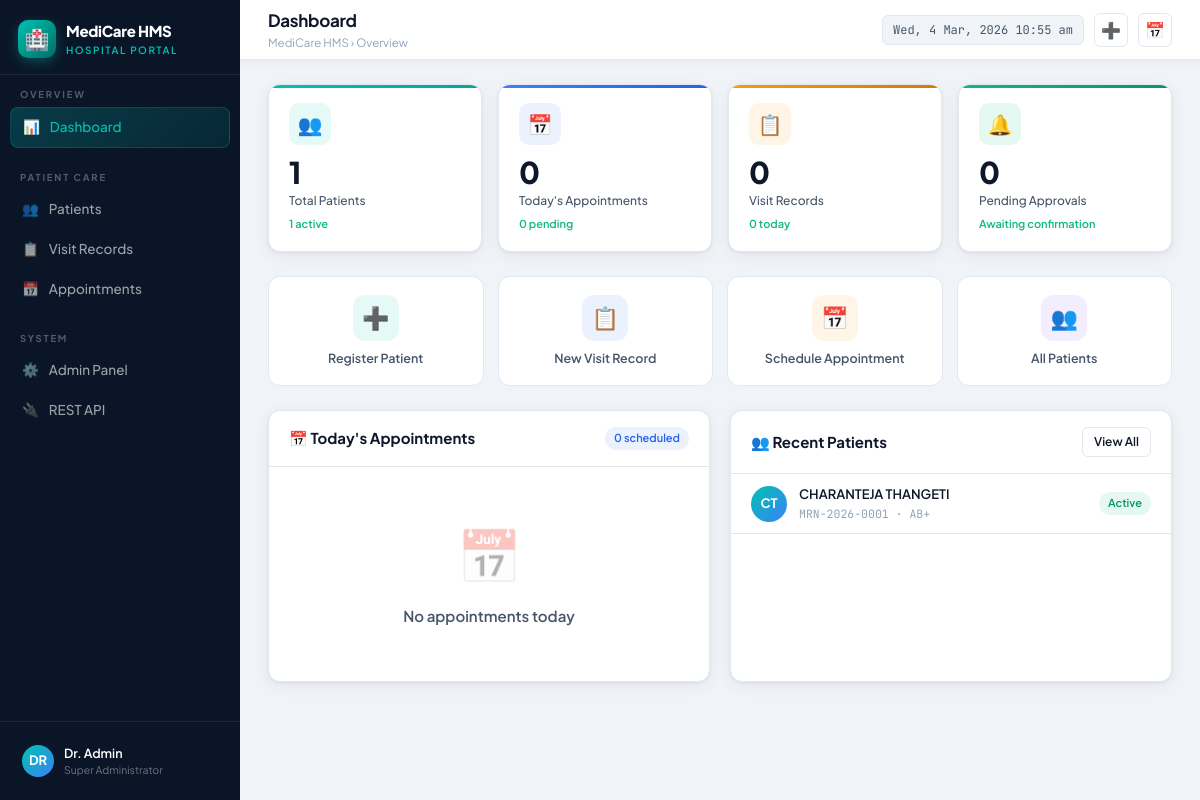
/dashboard/, run on the app's committed database.
### patients/models.py (models this page shows, shortened)
class Patient(models.Model):
    GENDER_CHOICES = [('Male', 'Male'), ('Female', 'Female'), ('Other', 'Other')]
    BLOOD_CHOICES = [('A+', 'A+'), ('A-', 'A-'), ('B+', 'B+'), ('B-', 'B-'),
                     ('O+', 'O+'), ('O-', 'O-'), ('AB+', 'AB+'), ('AB-', 'AB-'), ('Unknown', 'Unknown')]
    STATUS_CHOICES = [('Active', 'Active'), ('Inactive', 'Inactive'), ('Discharged', 'Discharged')]
    mrn = models.CharField(max_length=30, unique=True, blank=True)
    first_name = models.CharField(max_length=100)
    last_name = models.CharField(max_length=100)
    date_of_birth = models.DateField()
    gender = models.CharField(max_length=10, choices=GENDER_CHOICES)
    blood_group = models.CharField(max_length=10, choices=BLOOD_CHOICES, blank=True)
    photo = models.ImageField(upload_to='patient_photos/', null=True, blank=True)
    phone = models.CharField(max_length=20)
    email = models.EmailField(blank=True)
    address = models.TextField(blank=True)
    city = models.CharField(max_length=100, blank=True)
    state = models.CharField(max_length=100, blank=True)
    pincode = models.CharField(max_length=10, blank=True)
    emergency_contact_name = models.CharField(max_length=200, blank=True)
    emergency_contact_phone = models.CharField(max_length=20, blank=True)
    emergency_contact_relation = models.CharField(max_length=100, blank=True)
    allergies = models.TextField(blank=True, default='None')
    chronic_conditions = models.TextField(blank=True)
    current_medications = models.TextField(blank=True)
    past_surgical_history = models.TextField(blank=True)
    family_history = models.TextField(blank=True)
    insurance_provider = models.CharField(max_length=200, blank=True)
    insurance_policy_number = models.CharField(max_length=100, blank=True)
    insurance_expiry = models.DateField(null=True, blank=True)
    status = models.CharField(max_length=20, choices=STATUS_CHOICES, default='Active')
    notes = models.TextField(blank=True)
    created_at = models.DateTimeField(auto_now_add=True)
    updated_at = models.DateTimeField(auto_now=True)
    class Meta:
        ordering = ['-created_at']
    @property
    def full_name(self):
        return f"{self.first_name} {self.last_name}"

### patients/views.py (the view)
# urls.py: path('', lambda request: redirect('dashboard'), name='home'),
def dashboard(request):
    today = date.today()
    ctx = {
        'total_patients': Patient.objects.count(),
        'active_patients': Patient.objects.filter(status='Active').count(),
        'today_appointments': Appointment.objects.filter(appointment_date=today).count(),
        'pending_appointments': Appointment.objects.filter(status='Pending').count(),
        'total_visits': VisitRecord.objects.count(),
        'today_visits': VisitRecord.objects.filter(visit_date=today).count(),
        'recent_patients': Patient.objects.order_by('-created_at')[:6],
        'today_appts': Appointment.objects.filter(appointment_date=today).order_by('appointment_time'),
        'upcoming_appts': Appointment.objects.filter(
            appointment_date__gte=today, status__in=['Pending','Confirmed']
        ).order_by('appointment_date', 'appointment_time')[:5],
        'page': 'dashboard',
    }
    return render(request, 'patients/dashboard.html', ctx)

### templates/patients/dashboard.html (shortened to what this page needs)
{% extends "patients/base.html" %}
{% block page_title %}Dashboard{% endblock %}
{% block breadcrumb %}Overview{% endblock %}
{% block content %}
<div class="stats-row">
  <div class="stat-card c-teal">
    <div class="stat-icon c-teal">👥</div>
    <div class="stat-value">{{ total_patients }}</div>
    <div class="stat-label">Total Patients</div>
    <div class="stat-sub">{{ active_patients }} active</div>
  </div>
  <div class="stat-card c-blue">
    <div class="stat-icon c-blue">📅</div>
    <div class="stat-value">{{ today_appointments }}</div>
    <div class="stat-label">Today's Appointments</div>
    <div class="stat-sub">{{ pending_appointments }} pending</div>
  </div>
  <div class="stat-card c-amber">
    <div class="stat-icon c-amber">📋</div>
    <div class="stat-value">{{ total_visits }}</div>
    <div class="stat-label">Visit Records</div>
    <div class="stat-sub">{{ today_visits }} today</div>
  </div>
  <div class="stat-card c-green">
    <div class="stat-icon c-green">🔔</div>
    <div class="stat-value">{{ pending_appointments }}</div>
    <div class="stat-label">Pending Approvals</div>
    <div class="stat-sub">Awaiting confirmation</div>
  </div>
</div>
<div class="quick-grid">
  <a href="{% url 'patient_add' %}" class="qa">
    <div class="qa-icon" style="background:rgba(0,194,178,.1)">➕</div>
    <div class="qa-lbl">Register Patient</div>
  </a>
  <a href="{% url 'visit_add' %}" class="qa">
    <div class="qa-icon" style="background:rgba(59,130,246,.1)">📋</div>
    <div class="qa-lbl">New Visit Record</div>
  </a>
  <a href="{% url 'appointment_add' %}" class="qa">
    <div class="qa-icon" style="background:rgba(245,158,11,.1)">📅</div>
    <div class="qa-lbl">Schedule Appointment</div>
  </a>
  <a href="{% url 'patient_list' %}" class="qa">
    <div class="qa-icon" style="background:rgba(139,92,246,.1)">👥</div>
    <div class="qa-lbl">All Patients</div>
  </a>
</div>
<div class="dash-grid">
  <div class="card">
    <div class="card-header">
      <span class="card-title">📅 Today's Appointments</span>
      <span class="badge badge-blue">{{ today_appointments }} scheduled</span>
    </div>
    {% if today_appts %}
      {% for a in today_appts %}
      <div style="display:flex;align-items:center;gap:12px;padding:11px 20px;border-bottom:1px solid var(--border)">
        <div style="font-family:var(--mono);font-size:12px;font-weight:700;color:var(--blue);width:48px;flex-shrink:0">{{ a.appointment_time|time:"H:i" }}</div>
        <div style="flex:1;min-width:0">
          <div style="font-weight:600;font-size:13px;white-space:nowrap;overflow:hidden;text-overflow:ellipsis">{{ a.patient.full_name }}</div>
          <div style="font-size:11.5px;color:var(--text3)">{{ a.doctor }} · {{ a.department }}</div>
        </div>
        <span class="badge {% if a.status == 'Confirmed' %}badge-green{% elif a.status == 'Pending' %}badge-amber{% else %}badge-slate{% endif %}">{{ a.status }}</span>
      </div>
      {% endfor %}
    {% else %}
      <div class="empty-state"><div class="empty-icon">📅</div><div class="empty-text">No appointments today</div></div>
    {% endif %}
  </div>
  <div class="card">
    <div class="card-header">
      <span class="card-title">👥 Recent Patients</span>
      <a href="{% url 'patient_list' %}" class="btn btn-secondary btn-sm">View All</a>
    </div>
    {% for p in recent_patients %}
    <div style="display:flex;align-items:center;gap:12px;padding:11px 20px;border-bottom:1px solid var(--border)">
      <div style="width:36px;height:36px;border-radius:50%;background:linear-gradient(135deg,var(--teal),var(--blue));display:flex;align-items:center;justify-content:center;color:#fff;font-weight:700;font-size:13px;flex-shrink:0">
        {{ p.first_name|first }}{{ p.last_name|first }}
      </div>
      <div style="flex:1;min-width:0">
        <div style="font-weight:600;font-size:13px"><a href="{% url 'patient_detail' p.pk %}" style="color:var(--text);text-decoration:none">{{ p.full_name }}</a></div>
        <div style="font-size:11.5px;color:var(--text3);font-family:var(--mono)">{{ p.mrn }} · {{ p.blood_group }}</div>
      </div>
      <span class="badge {% if p.status == 'Active' %}badge-green{% else %}badge-slate{% endif %}">{{ p.status }}</span>
    </div>
    {% endfor %}
  </div>
</div>
{% endblock %}

### templates/patients/base.html (style rules this page uses)
*,*::before,*::after { box-sizing:border-box;margin:0;padding:0 }
:root { --navy:#0A1628;--navy2:#0F2044;--navy3:#162B56; --teal:#00C2B2;--teal2:#00A89A;--teal3:rgba(0,194,178,.12);--teal4:rgba(0,194,178,.06); --blue:#3B82F6;--blue2:#2563EB; --amber:#F59E0B;--red:#EF4444;--green:#10B981;--purple:#8B5CF6; --slate:#64748B;--slate2:#94A3B8;--slate3:#CBD5E1; --bg:#F0F4F8;--card:#FFFFFF;--border:#E2E8F0; --text:#0F172A;--text2:#475569;--text3:#94A3B8; --shadow:0 1px 3px rgba(0,0,0,.06),0 4px 16px rgba(0,0,0,.06); --shadow2:0 4px 24px rgba(0,0,0,.10); --radius:12px;--radius2:8px;--radius3:6px; --font:'Plus Jakarta Sans',sans-serif;--mono:'JetBrains Mono',monospace; --sidebar:240px; }
body { font-family:var(--font);background:var(--bg);color:var(--text);font-size:14px;line-height:1.5 }
.card { background:var(--card);border-radius:var(--radius);border:1px solid var(--border);box-shadow:var(--shadow) }
.card-header { padding:16px 20px;border-bottom:1px solid var(--border);display:flex;align-items:center;justify-content:space-between;flex-wrap:wrap;gap:10px }
.card-title { font-size:15px;font-weight:700 }
.stats-row { display:grid;grid-template-columns:repeat(4,1fr);gap:16px;margin-bottom:24px }
.stat-card { background:var(--card);border-radius:var(--radius);border:1px solid var(--border);padding:18px 20px;box-shadow:var(--shadow);position:relative;overflow:hidden;transition:all .2s;cursor:default }
.stat-card::before { content:'';position:absolute;top:0;left:0;right:0;height:3px }
.stat-card.c-teal::before { background:linear-gradient(90deg,var(--teal),var(--teal2)) }
.stat-card.c-blue::before { background:linear-gradient(90deg,var(--blue),var(--blue2)) }
.stat-card.c-amber::before { background:linear-gradient(90deg,var(--amber),#D97706) }
.stat-card.c-green::before { background:linear-gradient(90deg,var(--green),#059669) }
.stat-icon { width:42px;height:42px;border-radius:10px;display:flex;align-items:center;justify-content:center;font-size:20px;margin-bottom:12px }
.stat-icon.c-teal { background:rgba(0,194,178,.1) }
.stat-icon.c-blue { background:rgba(59,130,246,.1) }
.stat-icon.c-amber { background:rgba(245,158,11,.1) }
.stat-icon.c-green { background:rgba(16,185,129,.1) }
.stat-value { font-size:30px;font-weight:800;letter-spacing:-1px;line-height:1 }
.stat-label { font-size:12px;color:var(--text2);margin-top:5px;font-weight:500 }
.stat-sub { font-size:11px;color:var(--green);margin-top:6px;font-weight:600 }
.btn { display:inline-flex;align-items:center;gap:7px;padding:8px 16px;border-radius:var(--radius3);font-size:13px;font-weight:600;cursor:pointer;border:none;transition:all .2s;font-family:var(--font);text-decoration:none;white-space:nowrap }
.btn-secondary { background:var(--card);color:var(--text);border:1px solid var(--border) }
.btn-sm { padding:5px 11px;font-size:12px }
.badge { display:inline-flex;align-items:center;gap:4px;padding:3px 9px;border-radius:20px;font-size:11px;font-weight:600;white-space:nowrap }
.badge-green { background:rgba(16,185,129,.1);color:#059669 }
.badge-blue { background:rgba(59,130,246,.1);color:#2563EB }
.empty-state { text-align:center;padding:48px 24px;color:var(--text3) }
.empty-icon { font-size:52px;margin-bottom:12px;opacity:.3 }
.empty-text { font-size:15px;font-weight:600;color:var(--text2);margin-bottom:6px }
.quick-grid { display:grid;grid-template-columns:repeat(4,1fr);gap:14px;margin-bottom:24px }
.qa { display:flex;flex-direction:column;align-items:center;gap:8px;padding:18px;background:var(--card);border:1px solid var(--border);border-radius:var(--radius);cursor:pointer;transition:all .2s;text-align:center;text-decoration:none;color:inherit }
.qa-icon { width:46px;height:46px;border-radius:12px;display:flex;align-items:center;justify-content:center;font-size:22px }
.qa-lbl { font-size:12.5px;font-weight:600;color:var(--text2) }
.dash-grid { display:grid;grid-template-columns:1fr 1fr;gap:20px }

### data on the page
Patient: first_name|first "C", last_name|first "T", full_name "CHARANTEJA THANGETI", mrn "MRN-2026-0001", blood_group "AB+", status "Active"

### other printed values
{{ total_patients }} "1"
{{ active_patients }} "1"
{{ today_appointments }} "0"
{{ pending_appointments }} "0"
{{ total_visits }} "0"
{{ today_visits }} "0"
